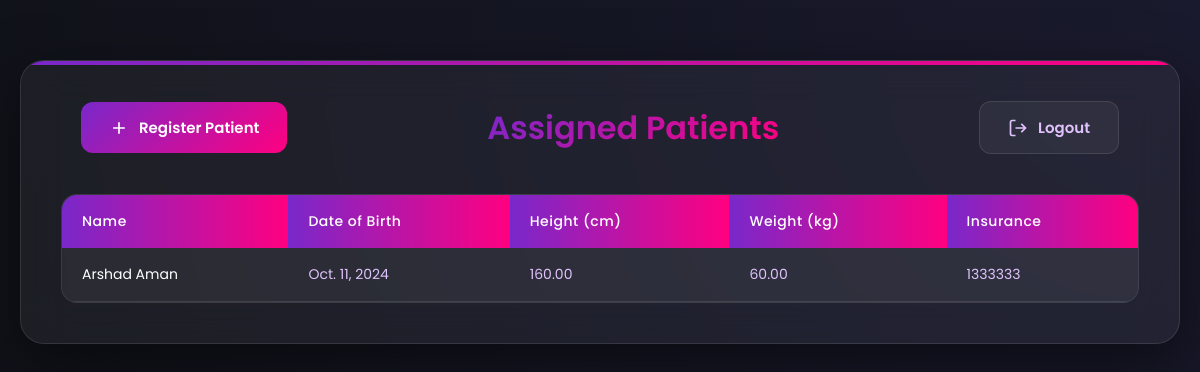
Screenshot of /view-patient/ (signed in) with the database file from the repository.
### rpm_users/models.py (models this page shows, shortened)
class Patient(models.Model):
    SEX_CHOICES = (('Male', 'Male'), ('Female', 'Female'), ('Others', 'Others'),)
    MONITORING_CHOICES = (('Blood Pressure', 'Blood Pressure'), ('Heart Rate', 'Heart Rate'), ('SPO2', 'SPO2'),("Temperature", "Temperature"),)
    user = models.OneToOneField(User, on_delete=models.CASCADE, blank=True, null=True)
    date_of_birth = models.DateField(blank=True, null=True)
    height = models.DecimalField(blank=True, null=True, max_digits=10, decimal_places=2)
    weight = models.DecimalField(blank=True, null=True, max_digits=10, decimal_places=2)
    insurance = models.CharField(blank=True, null=True, max_length=255)
    sex = models.CharField(blank=True, max_length=10, null=True, choices=SEX_CHOICES)
    bmi = models.DecimalField(blank=True, max_digits=10, decimal_places=2, null=True)
    monitoring_parameters = models.CharField(blank=True, max_length=20, null=True, choices=MONITORING_CHOICES)
    device_serial_number = models.IntegerField(null=True, blank=True)
    pharmacy_info = models.TextField(blank=True, null=True)
    allergies = models.TextField(blank=True, null=True)
    smoke = models.CharField(choices=(('YES', 'YES'), ('NO', 'NO'),), default='NO', max_length=3)
    drink = models.CharField(choices=(('YES', 'YES'), ('NO', 'NO'),), default='NO', max_length=3)
    family_history = models.TextField(null=True, blank=True)
    medications = models.TextField(null=True, blank=True)
    id = models.UUIDField(default=uuid.uuid4, primary_key=True, editable=False)
    created_at = models.DateTimeField(auto_now_add=True)
    updated_at = models.DateTimeField(auto_now=True)
    moderator_assigned = models.ForeignKey('Moderator', blank=True, null=True, on_delete=models.SET_NULL, related_name='moderators')

### rpm_users/views.py (the view)
# urls.py: path('view-patient/', views.view_assigned_patient, name='view_all_assigned_patient'),
@login_required
def view_assigned_patient(request):
    moderator = Moderator.objects.get(user=request.user)
    patient_obj = Patient.objects.filter(moderator_assigned=moderator)
    formatted_patients = []
    for patient in patient_obj:
        medications = []
        if patient.medications:
            medications = [med.strip() for med in patient.medications.split('\n') if med.strip()]
        pharmacy_info = {}
        if patient.pharmacy_info:
            try:
                lines = patient.pharmacy_info.split('\n')
                for line in lines:
                    if ':' in line:
                        key, value = line.split(':', 1)
                        pharmacy_info[key.strip()] = value.strip()
            except:
                pharmacy_info = {'Details': patient.pharmacy_info}
        allergies = []
        if patient.allergies:
            allergies = [allergy.strip() for allergy in patient.allergies.split(',') if allergy.strip()]
        family_history = []
        if patient.family_history:
            history_lines = patient.family_history.split('\n')
            for line in history_lines:
                if line.strip():
                    family_history.append(line.strip())
        formatted_patient = {
            'patient': patient,
            'formatted_medications': medications,
            'formatted_pharmacy': pharmacy_info,
            'formatted_allergies': allergies,
            'formatted_family_history': family_history
        }
        formatted_patients.append(formatted_patient)
    context = {
        'patient_obj': formatted_patients,
    }
    return render(request, 'view_assigned_patient.html', context)

### templates/view_assigned_patient.html (shortened to what this page needs)
<!DOCTYPE html>
<html lang="en">
  <head>
    {% load static %}
  </head>
  <body>
    <div class="container">
      <div class="header">
        <a href="{% url 'register_patient' %}" class="btn register-btn">
          <svg width="20" height="20" viewBox="0 0 24 24" fill="none" stroke="currentColor" stroke-width="2">
            <path d="M12 5v14M5 12h14"/>
          </svg>
          Register Patient
        </a>
        <h2>Assigned Patients</h2>
        <a href="{% url 'moderator_logout' %}" class="btn logout-btn">
          <svg width="20" height="20" viewBox="0 0 24 24" fill="none" stroke="currentColor" stroke-width="2">
            <path d="M9 21H5a2 2 0 0 1-2-2V5a2 2 0 0 1 2-2h4M16 17l5-5-5-5M21 12H9"/>
          </svg>
          Logout
        </a>
      </div>
      {% if patient_obj %}
      <div class="table-container">
        <table>
          <thead>
            <tr>
              <th>Name</th>
              <th>Date of Birth</th>
              <th>Height (cm)</th>
              <th>Weight (kg)</th>
              <th>Insurance</th>
            </tr>
          </thead>
          <tbody>
            {% for entry in patient_obj %}
              {% with entry.patient as patient %}
              <tr>
                <td>
                  <a href="{% url 'moderator_actions' patient.id %}?action=access" class="table-link">
                    {{ patient.user.first_name }} {{ patient.user.last_name }}
                  </a>
                </td>
                <td>{{ patient.date_of_birth }}</td>
                <td>{{ patient.height }}</td>
                <td>{{ patient.weight }}</td>
                <td>{{ patient.insurance }}</td>
              </tr>
              {% endwith %}
            {% endfor %}
          </tbody>
        </table>
      </div>
      {% else %}
      <div class="empty-state">
        <p>No patients assigned yet.</p>
      </div>
      {% endif %}
    </div>
  </body>
</html>

### templates/view_assigned_patient.html (style rules this page uses)
* { margin: 0; padding: 0; box-sizing: border-box; }
:root { --primary: #7928CA; --primary-dark: #6A0DAD; --secondary: #FF0080; --text: #E0C3FC; --background: #0F1116; --card-bg: rgba(255, 255, 255, 0.05); --error: #FF4E4E; --success: #00CC88; }
body { font-family: 'Poppins', sans-serif; background: radial-gradient(circle at top right, #1a1a2e, var(--background)); min-height: 100vh; color: var(--text); padding: 20px; }
.container { width: 100%; max-width: 1200px; background: var(--card-bg); backdrop-filter: blur(20px); padding: 40px; border-radius: 24px; box-shadow: 0 20px 60px rgba(0, 0, 0, 0.5); border: 1px solid rgba(255, 255, 255, 0.1); margin: 40px auto; position: relative; overflow: hidden; }
.container::before { content: ''; position: absolute; top: 0; left: 0; right: 0; height: 4px; background: linear-gradient(90deg, var(--primary), var(--secondary)); z-index: 1; }
.header { display: flex; justify-content: space-between; align-items: center; margin-bottom: 40px; padding: 0 20px; }
h2 { text-align: center; color: white; font-size: 32px; font-weight: 600; background: linear-gradient(135deg, var(--primary), var(--secondary)); -webkit-background-clip: text; -webkit-text-fill-color: transparent; position: relative; display: inline-block; margin: 0 20px; }
.btn { padding: 14px 28px; border: none; border-radius: 12px; font-weight: 600; cursor: pointer; transition: all 0.3s ease; font-size: 15px; text-decoration: none; display: inline-flex; align-items: center; gap: 10px; font-family: 'Poppins', sans-serif; }
.register-btn { background: linear-gradient(135deg, var(--primary), var(--secondary)); color: white; position: relative; overflow: hidden; }
.register-btn::before { content: ''; position: absolute; top: 0; left: -100%; width: 100%; height: 100%; background: linear-gradient(90deg, transparent, rgba(255, 255, 255, 0.2), transparent); transition: 0.5s; }
.logout-btn { background: rgba(255, 255, 255, 0.05); color: var(--text); border: 1px solid rgba(255, 255, 255, 0.1); }
.table-container { background: rgba(255, 255, 255, 0.03); border-radius: 16px; overflow: hidden; border: 1px solid rgba(255, 255, 255, 0.1); }
table { width: 100%; border-collapse: separate; border-spacing: 0; margin: 0; }
th { background: linear-gradient(90deg, var(--primary), var(--secondary)); color: white; font-weight: 500; font-size: 14px; padding: 16px 20px; text-align: left; letter-spacing: 0.5px; }
td { padding: 16px 20px; border-bottom: 1px solid rgba(255, 255, 255, 0.1); font-size: 14px; transition: all 0.3s ease; }
.table-link { color: white; text-decoration: none; display: block; transition: all 0.3s ease; }
tr { background: rgba(255, 255, 255, 0.03); transition: all 0.3s ease; }

### rows the page displays
Patient: patient.user.first_name "Arshad", patient.user.last_name "Aman", patient.date_of_birth "Oct. 11, 2024", patient.height "160.00", patient.weight "60.00", patient.insurance "1333333"
